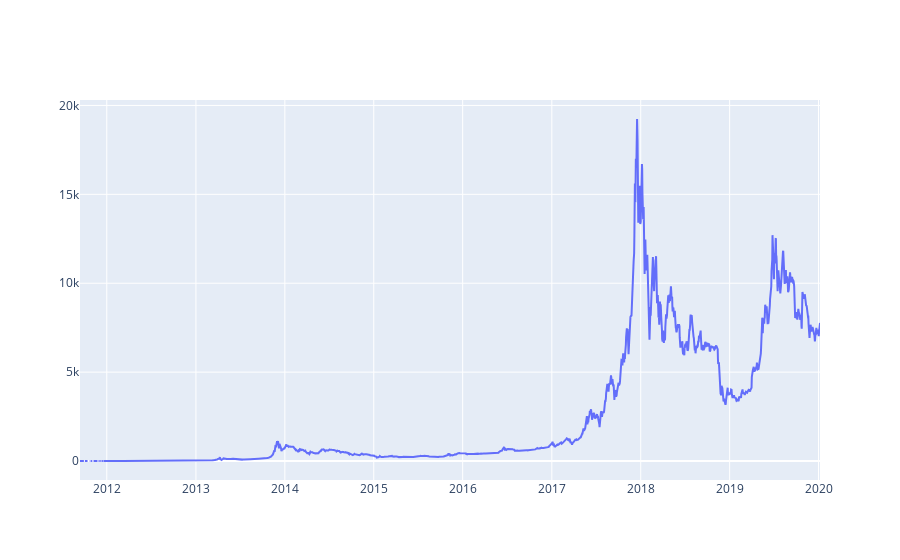

This figure's notebook cell:
### Code cell
btc_trace = go.Scatter(x=btc_usd_datasets.index, y=btc_usd_datasets['avg_btc_price_usd'])
py.iplot([btc_trace])

### Figure 1 — Plotly figure (JSON) as saved in the notebook; plotly's stock layout.template omitted (floating-point values rounded to 4 significant figures; data arrays with more than 128 entries replaced by an {"elided": "..."} marker saying what was removed)
{"data": [{"type": "scatter", "x": {"elided": "3039 str values"}, "y": {"elided": "3039 float values"}}], "layout": {}}
